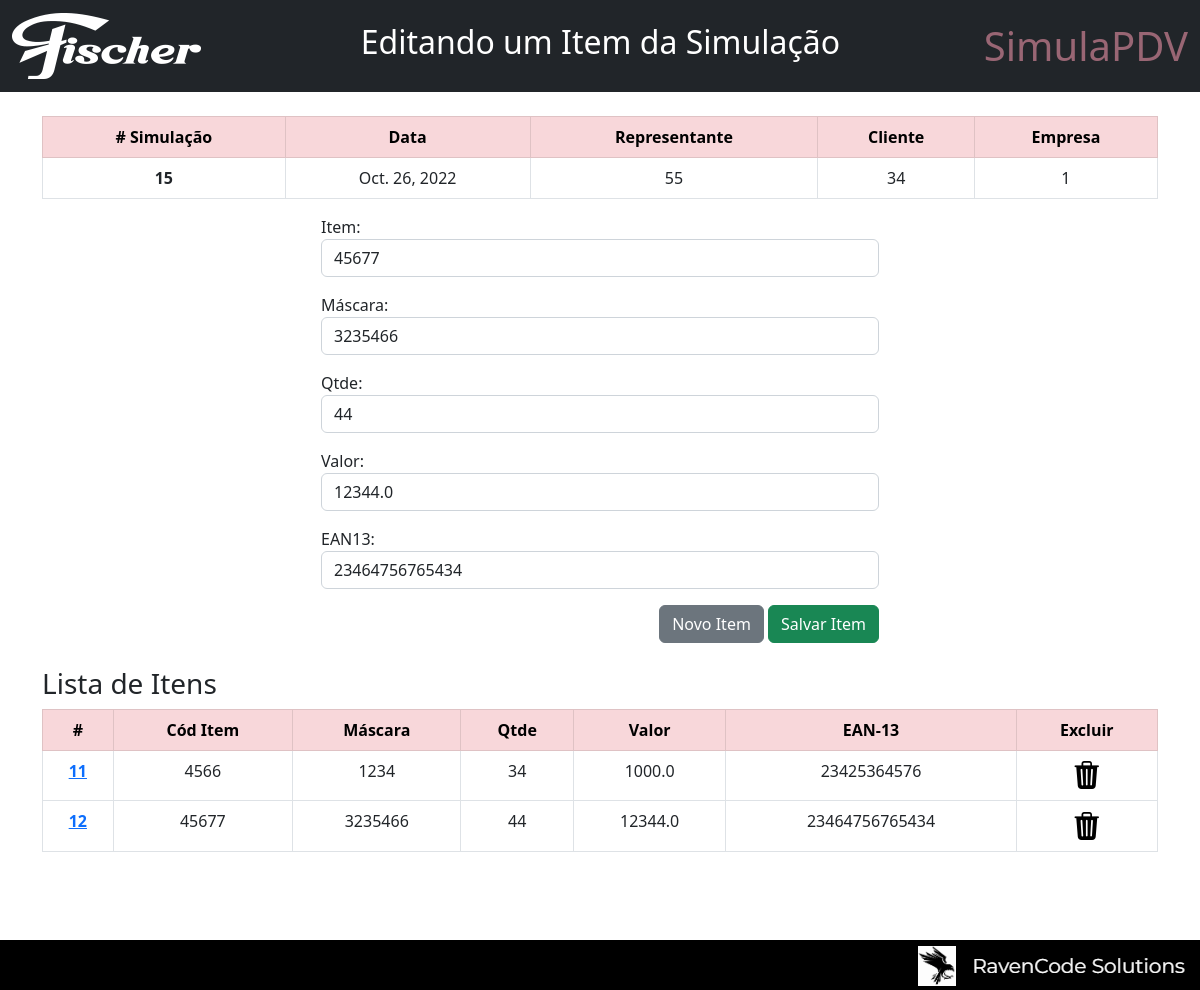
Page /edit_items/12 on the committed database.
### pdvSimulations/models.py (models this page shows, shortened)
class Simulacao(models.Model):
    dt_simulacao = models.DateField()
    cod_rep = models.IntegerField()
    cod_cliente = models.IntegerField()
    cod_empr = models.IntegerField(default=1)
    situacao = models.BooleanField(default=True)

class Itens_Simulacao(models.Model):
    simulacao = models.ForeignKey(Simulacao,on_delete=models.CASCADE)
    cod_item = models.CharField(max_length=20)
    cod_mascara = models.CharField(max_length=20,blank=True)
    qtde = models.IntegerField()
    valor = models.FloatField()
    ean_item = models.CharField(max_length=20)
    situacao = models.BooleanField(default=True)

### pdvSimulations/views.py (the view)
# urls.py: path('edit_items/<item_id>', views.edit_items, name='edit_items'),
def edit_items(request, item_id):
    item = Itens_Simulacao.objects.get(pk=item_id)
    simulacao = Simulacao.objects.get(pk=item.simulacao.pk)
    if request.method == 'POST':
        form = NovoItem(request.POST or None, instance=item)
        if form.is_valid():
            form.save()
    else:
        item = Itens_Simulacao.objects.get(pk=item_id)
        form = NovoItem(instance=item)
    lista_itens = Itens_Simulacao.objects.filter(simulacao_id=item.simulacao)
    return render(request, 'simulation_items.html',{'title':'Editando um Item da Simulação','simulacao':simulacao,'item':item,'form': form,'lista_itens':lista_itens})

### pdvSimulations/forms.py
class NovoItem(forms.ModelForm):
    class Meta:
        model = Itens_Simulacao
        fields = ('cod_item','cod_mascara','qtde','valor','ean_item')#,'situacao')
        labels = {
            'cod_item':'Item:',
            'cod_mascara':'Máscara:',
            'qtde':'Qtde:',
            'valor':'Valor:',
            'ean_item':'EAN13:'
        }
        widgets = {
            'cod_item':forms.TextInput(attrs={'class':'form-control'}),
            'cod_mascara':forms.TextInput(attrs={'class':'form-control'}),
            'qtde':forms.NumberInput( attrs={'class':'form-control'}),
            'valor':forms.NumberInput(attrs={'class':'form-control'}),
            'ean_item':forms.TextInput(attrs={'class':'form-control'})
        }

### pdvSimulations/templates/simulation_items.html (shortened to what this page needs)
{% extends 'base.html' %}
{% block title %} {{title}} {% endblock %}
{% block content %}
    <table class="table table-bordered">
        <thead>
            <tr class="table-danger text-center">
                <th># Simulação</th>
                <th>Data</th>
                <th>Representante</th>
                <th>Cliente</th>
                <th>Empresa</th>
            </tr>
        </thead>
        <tbody class="text-center">
            <tr>
                <th>{{ simulacao.id }}</th>
                <td>{{ simulacao.dt_simulacao }}</td>
                <td>{{ simulacao.cod_rep }}</td>
                <td>{{ simulacao.cod_cliente }}</td>
                <td>{{ simulacao.cod_empr }}</td>
            </tr>
        </tbody>
    </table>
    <div class="col-md-6 offset-md-3">
        <form method="POST">
            {{ form.as_p }}
            <div class="text-end">
                <button onclick="location.href='{% url 'simulation_items' simulacao.id %}'" type="button" class="btn btn-secondary">Novo Item</button>
                <input type="submit" value="Salvar Item" class="btn btn-success">
            </div>
        </form>
    </div>
    <br>
    {% if lista_itens %}
    <h3>Lista de Itens</h3>
    <table class="table table-bordered">
        <thead>
            <tr class="table-danger text-center">
                <th>#</th>
                <th>Cód Item</th>
                <th>Máscara</th>
                <th>Qtde</th>
                <th>Valor</th>
                <th>EAN-13</th>
                <th>Excluir</th>
            </tr>
        </thead>
        {% for item in lista_itens %}
            <tbody class="text-center">
                <tr>
                    <th scope="row"><a href="{% url 'edit_items' item.id %}">{{ item.id }}</a></th>
                    <td>{{ item.cod_item }}</td>
                    <td>{{ item.cod_mascara }}</td>
                    <td>{{ item.qtde }}</td>
                    <td>{{ item.valor }}</td>
                    <td>{{ item.ean_item }}</td>
                    <td><a onclick="return confirm('Confirma a Exclusão do Item?')" href="{% url 'delete_items' item.id %}"><i style="color: black;" class="bi bi-trash3-fill h3"></i></a></td>
                </tr>
            </tbody>
        {% endfor %}
        </table>
    {% endif %}
<br>
<br>
{% endblock %}

### rows in the picture
Simulacao: id "15", dt_simulacao "Oct. 26, 2022", cod_rep "55", cod_cliente "34", cod_empr "1"
Itens_Simulacao: cod_item "45677", cod_mascara "3235466", qtde "44", valor "12344.0", ean_item "23464756765434", id "12"
Itens_Simulacao: id "11", cod_item "4566", cod_mascara "1234", qtde "34", valor "1000.0", ean_item "23425364576"

### other values in the picture
{{ title }} "Editando um Item da Simulação"
